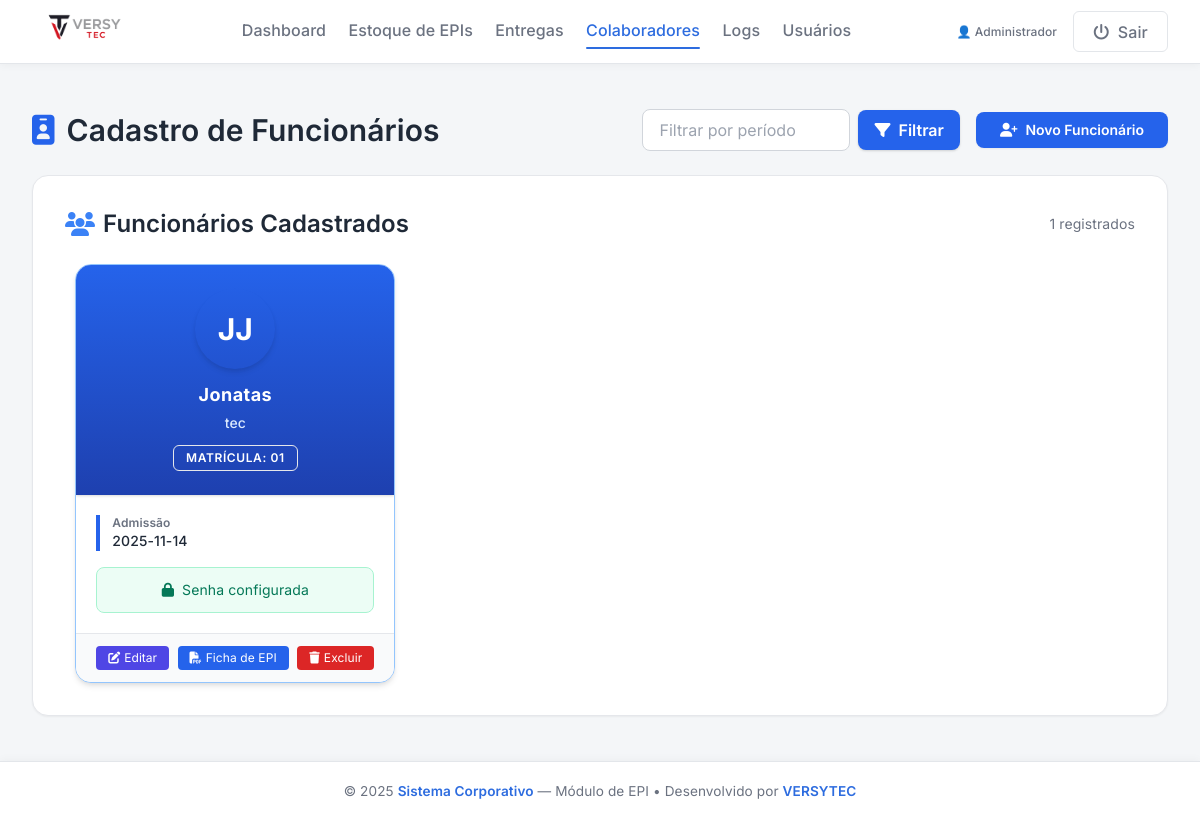
Before: /cadastro_funcionarios (signed in) with the older database file.
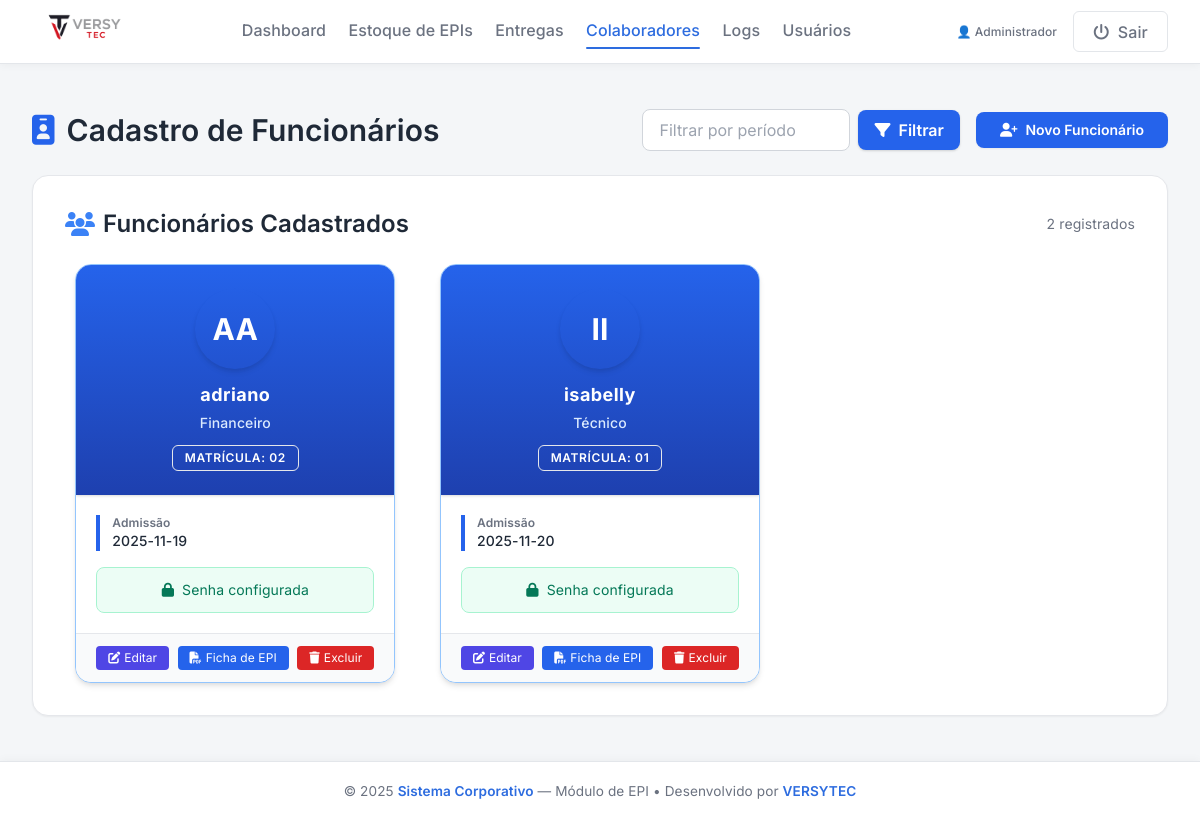
After: the same page with the newer database file.
### app.py (models this page shows)
class User(UserMixin, db.Model):
    id = db.Column(db.Integer, primary_key=True)
    nome = db.Column(db.String(120))
    login = db.Column(db.String(80), unique=True)
    senha = db.Column(db.String(120))
    role = db.Column(db.String(50), default='user')  # admin / supervisor / user

class Funcionario(db.Model):
    id = db.Column(db.Integer, primary_key=True)
    nome = db.Column(db.String(120), nullable=False)
    matricula = db.Column(db.String(50), unique=True, nullable=False)
    setor = db.Column(db.String(120))
    data_admissao = db.Column(db.Date)
    senha_validacao = db.Column(db.String(120))
    entregas = db.relationship(
        'EntregaEpi',
        backref='funcionario',
        lazy=True,
        cascade='all, delete-orphan'
    )

### app.py (the view, shortened to what this page needs)
@app.route('/cadastro_funcionarios', methods=['GET', 'POST'])
@login_required
def cadastro_funcionarios():
    if current_user.role not in ['admin', 'supervisor']:
        flash('🚫 Acesso restrito.')
        return redirect(url_for('dashboard'))
    funcionarios = Funcionario.query.order_by(Funcionario.nome).all()
    return render_template('cadastro_colaboradores.html', user=current_user, funcionarios=funcionarios)

### app.py (called while the page is built)
@login_manager.user_loader
def load_user(user_id):
    return User.query.get(int(user_id))

### templates/cadastro_colaboradores.html (shortened to what this page needs)
{% extends "base.html" %}
{% block content %}
<div class="flex flex-col md:flex-row md:items-center md:justify-between mb-6 gap-5">
  <div class="flex items-center gap-3">
    <i class="fas fa-id-badge text-blue-600 text-3xl"></i>
    <h2 class="text-3xl font-semibold text-gray-800">Cadastro de Funcionários</h2>
  </div>
  <div class="flex items-center gap-4">
    <form method="GET" class="flex items-center gap-2">
      <input type="text" id="periodo" name="periodo"
             value="{{ request.args.get('periodo', '') }}"
             placeholder="Filtrar por período"
             class="px-4 py-2 border border-gray-300 rounded-lg w-52 focus:ring focus:ring-blue-300 cursor-pointer text-gray-700">
      <button type="submit"
        class="bg-blue-600 hover:bg-blue-700 text-white px-4 py-2 rounded-lg shadow font-semibold">
        <i class="fas fa-filter mr-1"></i> Filtrar
      </button>
    </form>
    <button onclick="abrirModalID('modalCadastro')"
      class="bg-blue-600 hover:bg-blue-700 text-white rounded-lg px-6 py-2 font-semibold text-sm shadow-sm transition-all flex items-center gap-2">
      <i class="fas fa-user-plus"></i> Novo Funcionário
    </button>
  </div>
</div>
<link rel="stylesheet" href="https://cdn.jsdelivr.net/npm/litepicker/dist/css/litepicker.css"/>
<div class="bg-white p-8 rounded-2xl border border-gray-200 shadow-sm">
  <div class="flex justify-between items-center mb-6">
    <h3 class="text-2xl font-semibold text-gray-800 flex items-center gap-2">
      <i class="fas fa-users text-blue-500"></i> Funcionários Cadastrados
    </h3>
    <span class="text-sm text-gray-500">{{ funcionarios|length }} registrados</span>
  </div>
  {% if funcionarios %}
  <div class="grid grid-cols-1 sm:grid-cols-2 lg:grid-cols-3 xl:grid-cols-4 gap-6">
    {% for f in funcionarios %}
    <div class="relative bg-white border border-blue-300 rounded-2xl shadow-md hover:shadow-xl transition overflow-hidden w-full max-w-xs mx-auto">
      <div class="bg-gradient-to-b from-blue-600 to-blue-800 text-white py-6 flex flex-col items-center gap-1 shadow">
          <div class="w-20 h-20 bg-white/20 rounded-full flex items-center justify-center shadow-md text-3xl font-bold uppercase select-none">
            {{ f.nome.split()[0][0] }}{{ f.nome.split()[-1][0] }}
          </div>
          <h4 class="text-lg font-bold tracking-wide mt-2">{{ f.nome }}</h4>
          <p class="text-blue-100 text-sm font-medium">{{ f.setor }}</p>
          <span class="mt-2 px-3 py-1 bg-white/20 border border-white/30 rounded-md text-xs font-semibold tracking-wider">
            MATRÍCULA: {{ f.matricula }}
          </span>
      </div>
      <div class="p-5 text-gray-700 text-sm space-y-4">
        <div class="border-l-4 border-blue-600 pl-3">
          <p class="text-xs text-gray-500 font-semibold">Admissão</p>
          <p class="font-medium text-gray-800">
            {% if f.data_admissao %}
              {% if f.data_admissao.__class__.__name__ == 'datetime' %}
                {{ f.data_admissao.strftime('%d/%m/%Y') }}
              {% else %}
                {{ f.data_admissao }}
              {% endif %}
            {% else %}-{% endif %}
          </p>
        </div>
      {% if not f.senha_validacao %}
      <form method="POST" action="{{ url_for('definir_senha_funcionario', id=f.id) }}" class="pt-2">
        <label class="block text-xs text-gray-600 mb-1 font-semibold">Definir senha de validação</label>
        <div class="relative flex items-center border border-gray-300 rounded-lg overflow-hidden focus-within:ring-2 focus-within:ring-blue-400">
          <input type="password" id="senha_{{ f.id }}" name="senha_validacao"
                 required placeholder="Senha do funcionário"
                 class="px-3 py-2 w-full text-gray-800 outline-none">
          <button type="button" onclick="toggleSenha('{{ f.id }}')"
            class="px-3 text-gray-500 hover:text-blue-500">
            <i class="fas fa-eye"></i>
          </button>
          <button type="submit"
            class="bg-green-600 hover:bg-green-700 text-white px-4 py-2 text-sm font-semibold">
            <i class="fas fa-check"></i>
          </button>
        </div>
        <p class="text-xs text-gray-500 mt-1 italic">Usada para confirmar entregas de EPI</p>
      </form>
      {% else %}
      <div class="mt-3 bg-green-50 p-3 rounded-lg border border-green-200 text-center text-sm text-green-700">
        <i class="fas fa-lock mr-1"></i> Senha configurada
      </div>
      {% endif %}
    </div>
    <div class="flex justify-between items-center px-5 py-3 border-t border-gray-200 bg-gray-50">
      <button onclick="abrirModalID('modalEditar{{ f.id }}')"
        class="bg-indigo-600 hover:bg-indigo-700 text-white px-3 py-1 rounded text-xs flex items-center gap-1">
        <i class="fas fa-edit"></i> Editar
      </button>
      <a href="{{ url_for('ficha_epi', funcionario_id=f.id,
                          data_inicio=request.args.get('data_inicio'),
                          data_fim=request.args.get('data_fim')) }}"
        target="_blank"
        class="bg-blue-600 hover:bg-blue-700 text-white px-3 py-1 rounded text-xs flex items-center gap-1">
        <i class="fas fa-file-pdf"></i> Ficha de EPI
      </a>
      <a href="{{ url_for('deletar_funcionario', id=f.id) }}"
        onclick="return confirm('Deseja excluir este funcionário?')"
        class="bg-red-600 hover:bg-red-700 text-white px-3 py-1 rounded text-xs flex items-center gap-1">
        <i class="fas fa-trash"></i> Excluir
      </a>
    </div>
  </div>
  {% endfor %}
  </div>
  {% else %}
  <p class="text-gray-500 italic text-center py-6">Nenhum funcionário cadastrado.</p>
  {% endif %}
</div>
{% endblock %}

### templates/base.html (shortened to what this page needs)
<!DOCTYPE html>
<html lang="pt-BR">
<head>
  <link href="https://cdn.jsdelivr.net/npm/tailwindcss@2.2.19/dist/tailwind.min.css" rel="stylesheet">
</head>
<body>
  <header>
    <div class="brand">
      <img src="{{ url_for('static', filename='logo.png') }}" alt="Logo">
    </div>
    <nav>
      <a href="{{ url_for('dashboard') }}"
         class="{% if request.endpoint == 'dashboard' %}active{% endif %}">
         Dashboard
      </a>
      {% if current_user.role in ['estoquista', 'admin'] %}
        <a href="{{ url_for('epis') }}"
           class="{% if request.endpoint == 'epis' %}active{% endif %}">
           Estoque de EPIs
        </a>
        <a href="{{ url_for('entregas') }}"
           class="{% if request.endpoint == 'entregas' %}active{% endif %}">
           Entregas
        </a>
      {% endif %}
      {% if current_user.role == 'admin' %}
        <a href="{{ url_for('cadastro_funcionarios') }}"
           class="{% if request.endpoint == 'cadastro_funcionarios' %}active{% endif %}">
           Colaboradores
        </a>
        <a href="{{ url_for('logs') }}"
           class="{% if request.endpoint == 'logs' %}active{% endif %}">
           Logs
        </a>
        <a href="{{ url_for('usuarios') }}"
           class="{% if request.endpoint == 'usuarios' %}active{% endif %}">
           Usuários
        </a>
      {% endif %}
    </nav>
    <div class="flex items-center gap-4">
      <span class="text-xs text-gray-500 hidden sm:block font-medium">
        👤 {{ current_user.nome }}
      </span>
      <a href="{{ url_for('logout') }}" class="btn-sair">
        <i class="fas fa-power-off mr-1"></i> Sair
      </a>
    </div>
  </header>
  <main>
    {% block content %}{% endblock %}
  </main>
  <footer>
    © 2025 <span>Sistema Corporativo</span> — Módulo de EPI • Desenvolvido por <span>VERSYTEC</span>
  </footer>
</body>
</html>

### templates/base.html (style rules this page uses)
:root { --bg: #f4f6f8; --header-bg: #ffffff; --panel: #ffffff; --border: #e3e6ea; --text: #1f2937; --muted: #6b7280; --accent: #2d6cdf; --accent-light: #e8f0ff; --radius: 10px; --shadow: 0 4px 12px rgba(0,0,0,0.06); }
body { background: var(--bg); margin: 0; padding: 0; color: var(--text); font-family: 'Inter', sans-serif; letter-spacing: 0.1px; }
header { background: var(--header-bg); border-bottom: 1px solid var(--border); padding: 0.9rem 2rem; display: flex; justify-content: space-between; align-items: center; height: 64px; min-height: 64px; overflow: hidden; position: sticky; top: 0; z-index: 50; box-shadow: 0 2px 8px rgba(0,0,0,0.04); }
.brand { display: flex; align-items: center; gap: 0.75rem; }
.brand img { height: 70px; max-height: 70px; object-fit: contain; margin-top: -10px; }
nav { display: flex; gap: 1.4rem; }
nav a { color: var(--muted); font-weight: 500; padding-bottom: 4px; transition: 0.25s ease; position: relative; }
nav a.active { color: var(--accent); }
nav a.active::after { content: ""; position: absolute; left: 0; bottom: -3px; width: 100%; height: 2px; background: var(--accent); border-radius: 4px; }
.btn-sair { border: 1px solid var(--border); padding: 0.45rem 1.2rem; border-radius: 6px; font-weight: 500; color: var(--muted); transition: 0.25s; background: white; }
main { padding: 2.8rem 2rem; min-height: 85vh; }
footer { background: var(--header-bg); border-top: 1px solid var(--border); text-align: center; padding: 1.2rem; color: var(--muted); font-size: .85rem; box-shadow: 0 -2px 8px rgba(0,0,0,0.03); }
footer span { color: var(--accent); font-weight: 600; }

Changed rows visible on the page:
added Funcionario: nome "A", nome "adriano", setor "Financeiro", matricula "02", data_admissao "2025-11-19", senha_validacao "1234" (drawn)
changed Funcionario: nome "J" → "I"; nome "Jonatas" → "isabelly"; setor "tec" → "Técnico"; data_admissao "2025-11-14" → "2025-11-20"
Other visible differences:
{{ funcionarios|length }}: "1" → "2"
